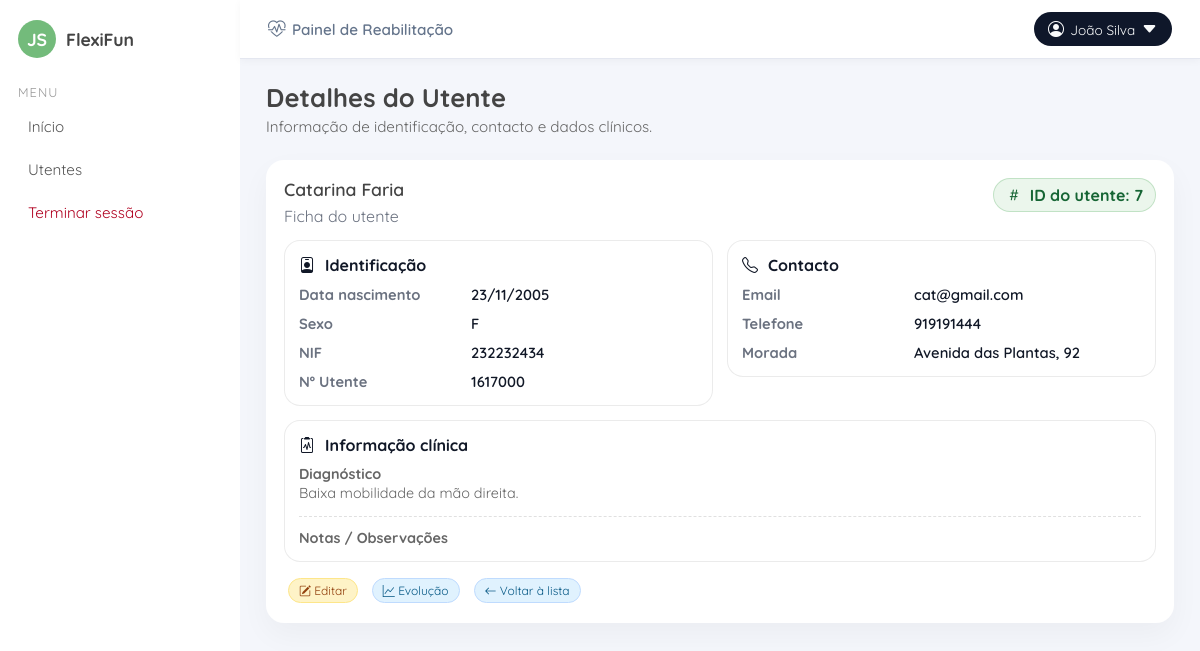
Page /Web_FlexiFun/private/fisio/pacientes/detalhes.php?id=7 (signed in) on the committed database.
### tables this page shows
CREATE TABLE IF NOT EXISTS `paciente` (
  `user_id` bigint NOT NULL,
  `nome` varchar(150) NOT NULL,
  `data_nascimento` date DEFAULT NULL,
  `sexo` enum('M','F','Outro','NA') DEFAULT 'NA',
  `diagnostico` varchar(200) DEFAULT NULL,
  `nif` varchar(20) DEFAULT NULL,
  `numero_utente` varchar(20) DEFAULT NULL,
  `telefone` varchar(20) DEFAULT NULL,
  `morada` varchar(255) DEFAULT NULL,
  `notas` text,
  `fisioterapeuta_id` bigint DEFAULT NULL,
  PRIMARY KEY (`user_id`),
  KEY `fisioterapeuta_id` (`fisioterapeuta_id`),
  CONSTRAINT `paciente_ibfk_1` FOREIGN KEY (`user_id`) REFERENCES `users` (`id`) ON DELETE CASCADE ON UPDATE CASCADE,
  CONSTRAINT `paciente_ibfk_2` FOREIGN KEY (`fisioterapeuta_id`) REFERENCES `fisioterapeuta` (`user_id`) ON DELETE SET NULL ON UPDATE CASCADE
);

CREATE TABLE IF NOT EXISTS `users` (
  `id` bigint NOT NULL AUTO_INCREMENT,
  `email` varchar(150) NOT NULL,
  `password_hash` varchar(255) NOT NULL,
  `role` enum('paciente','fisioterapeuta','admin') NOT NULL,
  `created_at` datetime NOT NULL DEFAULT CURRENT_TIMESTAMP,
  `last_login_at` datetime DEFAULT NULL,
  `is_active` tinyint(1) NOT NULL DEFAULT '1',
  PRIMARY KEY (`id`),
  UNIQUE KEY `email` (`email`)
);

### Web_FlexiFun/private/fisio/pacientes/detalhes.php (the view, shortened to what this page needs)
<?php
$idTerapeutaUser = (int) $_SESSION['user_id'];
$idPacienteUser = (int) $_GET['id'];
require_once __DIR__ . '/../../db.php';
$sql = "
    SELECT
        p.*,
        p.user_id AS id_utente,
        u.email
    FROM paciente p
    JOIN users u ON u.id = p.user_id
    WHERE p.user_id = :idPac
      AND p.fisioterapeuta_id = :idTerapeuta
    LIMIT 1
";
$stmt = $pdo->prepare($sql);
$stmt->execute([
    ':idPac'       => $idPacienteUser,
    ':idTerapeuta' => $idTerapeutaUser
]);
$utente = $stmt->fetch(PDO::FETCH_ASSOC);
function h($v): string {
    return htmlspecialchars((string)$v, ENT_QUOTES, 'UTF-8');
}
function fmtDate(?string $d): string {
    $ts = strtotime($d);
    return $ts ? date('d/m/Y', $ts) : '-';
}
?>
<!DOCTYPE html>
<html lang="pt">
<head>
    <link rel="stylesheet" href="https://cdn.jsdelivr.net/npm/bootstrap-icons@1.10.5/font/bootstrap-icons.css">
    <link rel="stylesheet" href="/FlexiFun/private/assets/css/private.css">
</head>
<body>
<div class="layout">
    <?php include __DIR__ . '/../includes/sidebar.php'; ?>
    <div class="main-area">
        <?php include __DIR__ . '/../includes/navbar.php'; ?>
        <main class="conteudo">
            <div class="page-header">
                <h1 class="page-title">Detalhes do Utente</h1>
                <p class="page-subtitle">
                    Informação de identificação, contacto e dados clínicos.
                </p>
            </div>
            <section class="card">
                <div class="details-header">
                    <div>
                        <h2 class="card-title" style="margin-bottom:6px;"><?= h($utente['nome'] ?? '') ?></h2>
                        <div class="muted">Ficha do utente</div>
                    </div>
                    <div class="pill-id">
                        <i class="bi bi-hash"></i>
                        ID do utente: <?= (int)($utente['id_utente'] ?? 0) ?>
                    </div>
                </div>
                <div class="details-grid">
                    <div class="info-box">
                        <h3 class="info-title"><i class="bi bi-person-badge"></i> Identificação</h3>
                        <div class="kv">
                            <div class="k">Data nascimento</div>
                            <div class="v"><?= h(fmtDate($utente['data_nascimento'] ?? null)) ?></div>
                            <div class="k">Sexo</div>
                            <div class="v"><?= h($utente['sexo'] ?? '-') ?></div>
                            <div class="k">NIF</div>
                            <div class="v"><?= h($utente['nif'] ?? '-') ?></div>
                            <div class="k">Nº Utente</div>
                            <div class="v"><?= h($utente['numero_utente'] ?? '-') ?></div>
                        </div>
                    </div>
                    <div class="info-box">
                        <h3 class="info-title"><i class="bi bi-telephone"></i> Contacto</h3>
                        <div class="kv">
                            <div class="k">Email</div>
                            <div class="v"><?= h($utente['email'] ?? '-') ?></div>
                            <div class="k">Telefone</div>
                            <div class="v"><?= h($utente['telefone'] ?? '-') ?></div>
                            <div class="k">Morada</div>
                            <div class="v"><?= h($utente['morada'] ?? '-') ?></div>
                        </div>
                    </div>
                    <div class="info-box" style="grid-column: 1 / -1;">
                        <h3 class="info-title"><i class="bi bi-clipboard2-pulse"></i> Informação clínica</h3>
                        <div class="text-box" style="margin-top:0; border-top:none; padding-top:0;">
                            <p class="text-label">Diagnóstico</p>
                            <p class="text-value"><?= h($utente['diagnostico'] ?? '-') ?></p>
                        </div>
                        <div class="text-box">
                            <p class="text-label">Notas / Observações</p>
                        </div>
                    </div>
                </div>
                <div class="actions-row">
                    <a class="btn-acao editar" href="editar.php?id=<?= (int)($utente['user_id'] ?? 0) ?>">
                        <i class="bi bi-pencil-square"></i> Editar
                    </a>
                    <a class="btn-acao detalhe" href="evolucao.php?id=<?= (int)($utente['user_id'] ?? 0) ?>">
                        <i class="bi bi-graph-up"></i> Evolução
                    </a>
                    <a class="btn-acao detalhe" href="utentes.php">
                        <i class="bi bi-arrow-left"></i> Voltar à lista
                    </a>
                </div>
            </section>
        </main>
    </div>
</div>
</body>
</html>

### Web_FlexiFun/private/assets/css/private.css (style rules this page uses)
html, body { font-family: 'Quicksand', sans-serif; font-weight: 400; }
:root { --verde: #73bb7b; --verde-escuro: #5fa565; --cinza-fundo: #f4f6fb; --cinza-texto: #444; --sidebar-largura: 240px; }
* { box-sizing: border-box; }
body { margin: 0; min-height: 100vh; font-family: "Quicksand", sans-serif; background: var(--cinza-fundo); }
.layout { display: flex; min-height: 100vh; background: var(--cinza-fundo); }
.main-area { flex: 1; display: flex; flex-direction: column; background: var(--cinza-fundo); }
.main, .conteudo { flex: 1; padding: 22px 26px; display: flex; flex-direction: column; gap: 16px; }
.main-header, .page-header { display: flex; flex-direction: column; gap: 4px; margin-bottom: 8px; }
.main-header-left h1, .page-title { margin: 0; font-size: 1.6rem; font-weight: 700; color: var(--cinza-texto); }
.main-header-left p, .page-subtitle { margin: 0; font-size: 0.95rem; color: #666; }
.card { background: #ffffff; border-radius: 18px; padding: 18px 18px 20px; box-shadow: 0 12px 30px rgba(0,0,0,0.04); }
.card h2 { margin: 0 0 8px; font-size: 1.1rem; color: var(--cinza-texto); }
.card p { margin: 0; font-size: 0.9rem; color: #666; }
.card-title { margin: 0; font-size: 18px; font-weight: 600; color: var(--cinza-texto); }
.btn-acao { display: inline-block; border-radius: 999px; padding: 4px 10px; font-size: 12px; text-decoration: none; margin-left: 4px; border: 1px solid transparent; transition: background 0.15s ease, color 0.15s ease, border-color 0.15s ease; }
.btn-acao.detalhe { background: #e0f2fe; color: #075985; border-color: #bfdbfe; }
.btn-acao.editar { background: #fef3c7; color: #92400e; border-color: #fde68a; }

### Web_FlexiFun/private/fisio/pacientes/detalhes.php (style rules this page uses)
.muted { color:#6b7280; }
.details-header { display:flex; align-items:flex-start; justify-content:space-between; gap:16px; flex-wrap:wrap; }
.pill-id { display:inline-flex; align-items:center; gap:8px; padding: 6px 12px; border-radius: 999px; background: rgba(115,187,123,0.14); color: #166534; font-weight: 700; border: 1px solid rgba(115,187,123,0.35); white-space: nowrap; }
.details-grid { margin-top: 14px; display:grid; grid-template-columns: repeat(2, minmax(260px, 1fr)); gap: 14px; align-items:start; }
.info-box { border: 1px solid rgba(0,0,0,.08); border-radius: 16px; padding: 14px; background: rgba(255,255,255,.75); }
.info-title { margin: 0 0 10px; display:flex; align-items:center; gap:10px; font-size: 1rem; color: #111827; }
.kv { display:grid; grid-template-columns: 160px 1fr; gap: 10px 12px; font-size: .92rem; }
.k { color:#6b7280; font-weight: 700; }
.v { color:#111827; font-weight: 600; }
.text-box { margin-top: 12px; border-top: 1px dashed rgba(0,0,0,.12); padding-top: 12px; }
.text-label { margin: 0 0 6px; font-weight: 800; color:#374151; font-size: .92rem; }
.text-value { margin: 0; color:#111827; line-height: 1.45; white-space: pre-wrap; }
.actions-row { margin-top: 16px; display:flex; gap:10px; flex-wrap:wrap; align-items:center; }

### rows in the picture
paciente: nome "Catarina Faria", user_id "7", data_nascimento "23/11/2005", sexo "F", nif "232232434", numero_utente "1617000", user_id.email "cat@gmail.com", telefone "919191444", morada "Avenida das Plantas, 92", diagnostico "Baixa mobilidade da mão direita."

### other values in the picture
$iniciais "JS"
$nomeTerapeuta "João Silva"
